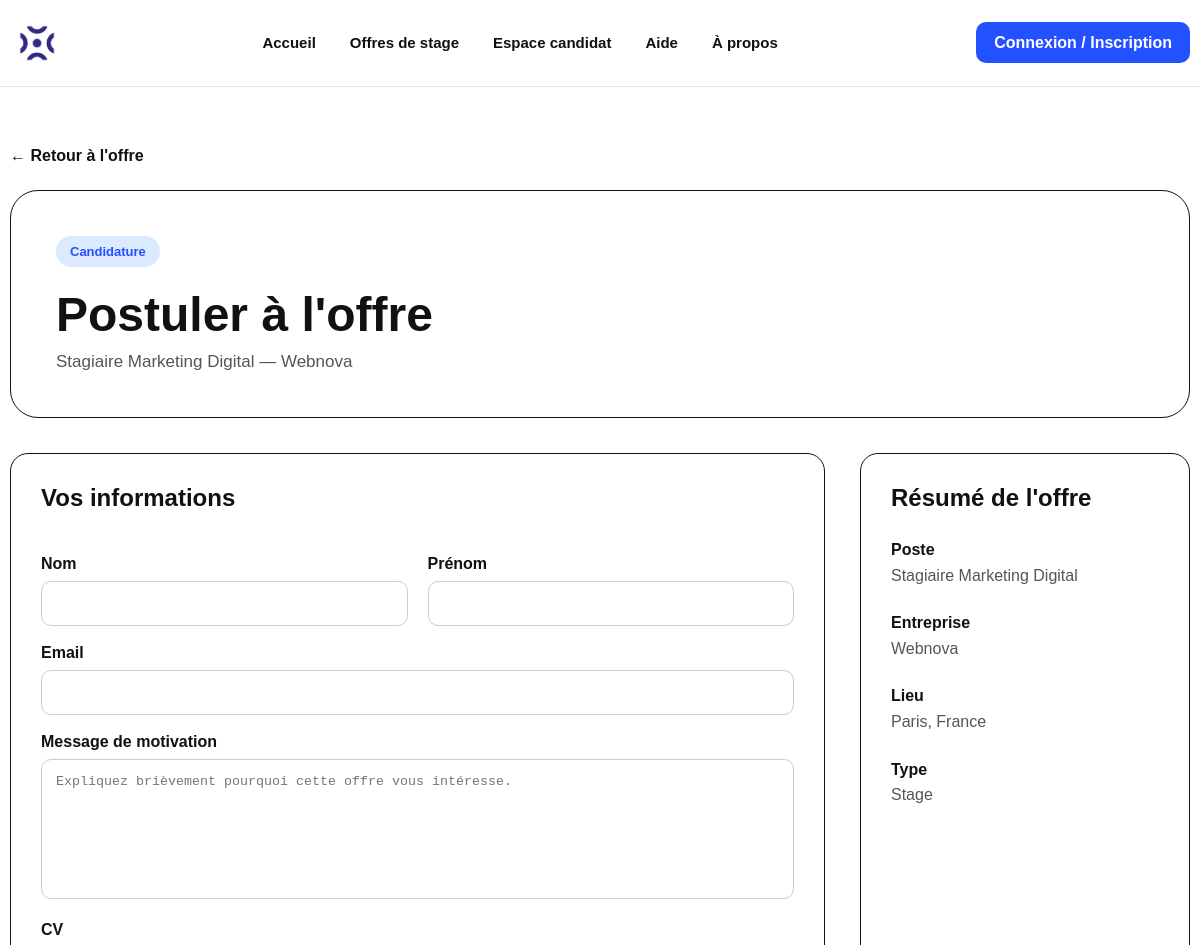
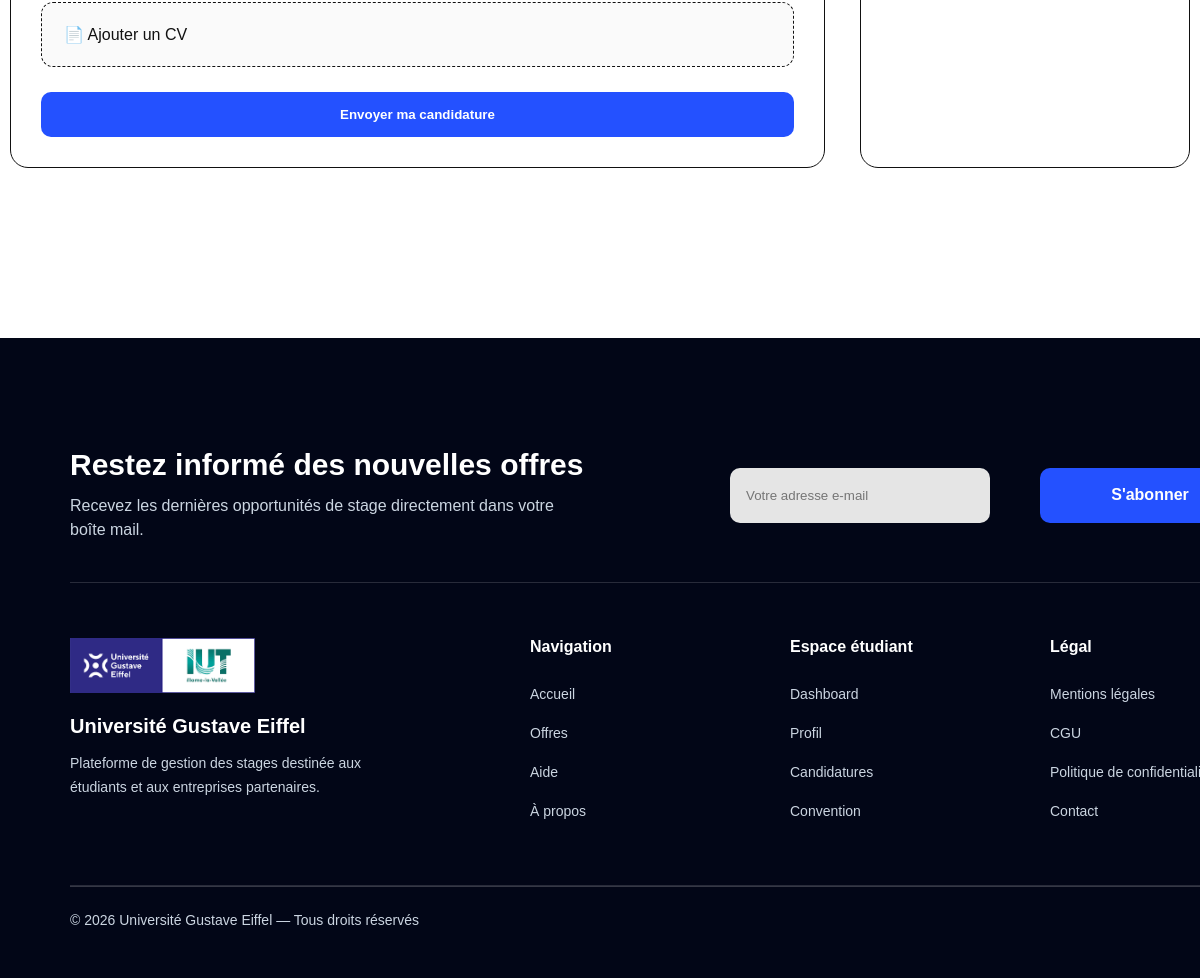
/candidat/postuler.php?id=1, run on the app's committed database (2 pictures, top to bottom).
### tables this page shows
CREATE TABLE `offre_stage` (
  `id_offre` int(11) NOT NULL,
  `titre` varchar(200) DEFAULT NULL,
  `description` text DEFAULT NULL,
  `date_publication` date DEFAULT NULL,
  `id_entreprise` int(11) DEFAULT NULL
);

CREATE TABLE `entreprise` (
  `id_entreprise` int(11) NOT NULL,
  `nom` varchar(200) DEFAULT NULL,
  `adresse` varchar(200) DEFAULT NULL,
  `email` varchar(200) DEFAULT NULL,
  `mot_de_passe` varchar(255) DEFAULT NULL
);

### candidat/postuler.php (the view, shortened to what this page needs)
<?php
include("includes/db.php");
$id_offre = intval($_GET["id"]);
$sql = "
SELECT
    offre_stage.id_offre,
    offre_stage.titre,
    entreprise.nom AS entreprise_nom,
    entreprise.adresse AS entreprise_adresse
FROM offre_stage
LEFT JOIN entreprise
ON offre_stage.id_entreprise = entreprise.id_entreprise
WHERE offre_stage.id_offre = $id_offre
";
$result = mysqli_query($conn, $sql);
$offre = mysqli_fetch_assoc($result);
include("includes/header.php");
?>
<link rel="stylesheet" href="/site_stage/assets/css/postuler.css?v=1">
<main class="po-page">
    <a href="offre-detail.php?id=<?php echo $id_offre; ?>" class="po-back">
        ← Retour à l'offre
    </a>
    <section class="po-hero">
        <div>
            <span class="po-badge">Candidature</span>
            <h1>Postuler à l'offre</h1>
            <p>
                <?php echo htmlspecialchars($offre["titre"]); ?> —
                <?php echo htmlspecialchars($offre["entreprise_nom"]); ?>
            </p>
        </div>
    </section>
    <section class="po-layout">
        <div class="po-card">
            <h2>Vos informations</h2>
            <form method="POST">
                <div class="po-grid">
                    <div>
                        <label>Nom</label>
                        <input type="text" name="nom" required>
                    </div>
                    <div>
                        <label>Prénom</label>
                        <input type="text" name="prenom" required>
                    </div>
                </div>
                <label>Email</label>
                <input type="email" name="email" required>
                <label>Message de motivation</label>
                <textarea name="message" placeholder="Expliquez brièvement pourquoi cette offre vous intéresse."></textarea>
                <label>CV</label>
                <div class="po-upload">
                    📄 Ajouter un CV
                </div>
                <button type="submit" name="postuler_btn">
                    Envoyer ma candidature
                </button>
            </form>
        </div>
        <aside class="po-summary">
            <h3>Résumé de l'offre</h3>
            <p>
                <strong>Poste</strong><br>
                <?php echo htmlspecialchars($offre["titre"]); ?>
            </p>
            <p>
                <strong>Entreprise</strong><br>
                <?php echo htmlspecialchars($offre["entreprise_nom"]); ?>
            </p>
            <p>
                <strong>Lieu</strong><br>
                <?php echo htmlspecialchars($offre["entreprise_adresse"]); ?>
            </p>
            <p>
                <strong>Type</strong><br>
                Stage
            </p>
        </aside>
    </section>
</main>
<?php include("includes/footer.php"); ?>

### assets/css/style.css (style rules this page uses)
html, body { margin:0; padding:0; overflow-x:hidden; }
section { background:#fff; }
body { background:#fff; }

### assets/css/header-footer.css (style rules this page uses)
* { margin:0; padding:0; box-sizing:border-box; }
body { font-family:Arial, sans-serif; background:white; color:#111; }
a { text-decoration:none; }

### assets/css/postuler.css (style rules this page uses)
.po-page { width:1180px; margin:0 auto; padding:60px 0 90px; }
.po-back { display:inline-block; margin-bottom:25px; color:#111; text-decoration:none; font-weight:700; }
.po-hero { border:1px solid #111; border-radius:28px; padding:45px; margin-bottom:35px; background:white; }
.po-badge { display:inline-block; background:#dceaff; color:#2451ff; padding:8px 14px; border-radius:20px; font-weight:700; font-size:13px; }
.po-hero h1 { font-size:48px; margin:20px 0 10px; }
.po-hero p { color:#555; font-size:17px; }
.po-layout { display:grid; grid-template-columns:1fr 330px; gap:35px; }
.po-card, .po-summary { background:white; border:1px solid #111; border-radius:18px; padding:30px; }
.po-card h2, .po-summary h3 { margin:0 0 25px; font-size:24px; }
.po-grid { display:grid; grid-template-columns:1fr 1fr; gap:20px; }
.po-card label { display:block; margin:18px 0 8px; font-weight:700; }
.po-card input, .po-card textarea { width:100%; border:1px solid #ccc; border-radius:10px; padding:14px; box-sizing:border-box; }
.po-card textarea { height:140px; resize:none; }
.po-upload { border:1px dashed #111; border-radius:12px; padding:22px; background:#fafafa; }
.po-card button { margin-top:25px; width:100%; background:#2451ff; color:white; border:none; border-radius:10px; padding:15px; font-weight:700; cursor:pointer; }
.po-summary p { color:#555; line-height:1.6; margin-bottom:22px; }
.po-summary strong { color:#111; }

### data on the page
offre_stage: titre "Stagiaire Marketing Digital", id_entreprise.nom "Webnova", id_entreprise.adresse "Paris, France"
